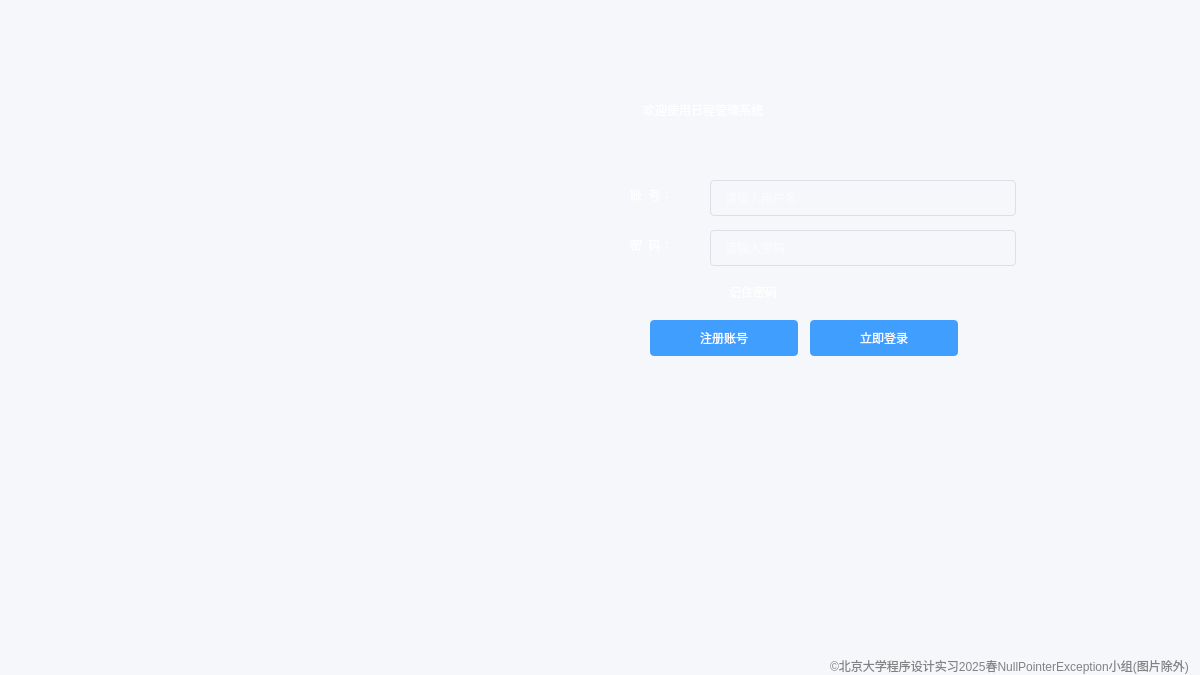
<?xml version="1.0" encoding="UTF-8"?>
<ui version="4.0">
 <class>LogIn</class>
 <widget class="QWidget" name="LogIn">
  <property name="geometry">
   <rect>
    <x>0</x>
    <y>0</y>
    <width>1200</width>
    <height>675</height>
   </rect>
  </property>
  <property name="windowTitle">
   <string>用户登录</string>
  </property>
  <property name="styleSheet">
   <string notr="true">    QWidget {
        background: #f5f7fa;
    }

    /* 标题样式 */
    QLabel#label {
        font: bold 24px '微软雅黑';
        color: #2c3e50;
        qproperty-alignment: AlignCenter;
        padding-bottom: 20px;
    }

    /* 输入框样式 */
    QLineEdit {
        background: white;
        border: 1px solid #dcdfe6;
        border-radius: 4px;
        padding: 8px 12px;
        font: 14px 'Segoe UI';
        min-width: 280px;
    }
    QLineEdit:focus {
        border-color: #409EFF;
    }

    /* 按钮样式 */
    QPushButton {
        background-color: #409EFF;
        color: white;
        border: none;
        border-radius: 4px;
        padding: 10px 24px;
        font: bold 14px '微软雅黑';
        min-width: 100px;
    }
    QPushButton:hover {
        background-color: #66b1ff;
    }
    QPushButton:pressed {
        background-color: #3a8ee6;
    }

    /* 复选框样式 */
    QCheckBox {
        color: #5a5e66;
        font: 13px '微软雅黑';
    }
   </string>
  </property>
  <widget class="QLabel" name="label">
   <property name="geometry">
    <rect>
     <x>640</x>
     <y>90</y>
     <width>300</width>
     <height>60</height>
    </rect>
   </property>
   <property name="styleSheet">
    <string notr="true">background: transparent;
color: rgb(255, 255, 255);</string>
   </property>
   <property name="text">
    <string>欢迎使用日程管理系统</string>
   </property>
  </widget>
  <widget class="QLabel" name="zhanghaotext">
   <property name="geometry">
    <rect>
     <x>630</x>
     <y>180</y>
     <width>80</width>
     <height>30</height>
    </rect>
   </property>
   <property name="styleSheet">
    <string notr="true">background: transparent;
color: rgb(255, 255, 255);</string>
   </property>
   <property name="text">
    <string>账  号：</string>
   </property>
  </widget>
  <widget class="QLineEdit" name="zhanghao">
   <property name="geometry">
    <rect>
     <x>710</x>
     <y>180</y>
     <width>306</width>
     <height>36</height>
    </rect>
   </property>
   <property name="styleSheet">
    <string notr="true">background: transparent;
color: rgb(255, 255, 255);</string>
   </property>
   <property name="placeholderText">
    <string>请输入用户名</string>
   </property>
  </widget>
  <widget class="QLabel" name="mimatext">
   <property name="geometry">
    <rect>
     <x>630</x>
     <y>230</y>
     <width>80</width>
     <height>30</height>
    </rect>
   </property>
   <property name="styleSheet">
    <string notr="true">background: transparent;
color: rgb(255, 255, 255);</string>
   </property>
   <property name="text">
    <string>密  码：</string>
   </property>
  </widget>
  <widget class="QLineEdit" name="mima">
   <property name="geometry">
    <rect>
     <x>710</x>
     <y>230</y>
     <width>306</width>
     <height>36</height>
    </rect>
   </property>
   <property name="styleSheet">
    <string notr="true">background: transparent;
color: rgb(255, 255, 255);</string>
   </property>
   <property name="echoMode">
    <enum>QLineEdit::EchoMode::Password</enum>
   </property>
   <property name="placeholderText">
    <string>请输入密码</string>
   </property>
  </widget>
  <widget class="QPushButton" name="SignUp">
   <property name="geometry">
    <rect>
     <x>650</x>
     <y>320</y>
     <width>148</width>
     <height>36</height>
    </rect>
   </property>
   <property name="cursor">
    <cursorShape>PointingHandCursor</cursorShape>
   </property>
   <property name="text">
    <string>注册账号</string>
   </property>
  </widget>
  <widget class="QPushButton" name="LogIn1">
   <property name="geometry">
    <rect>
     <x>810</x>
     <y>320</y>
     <width>148</width>
     <height>36</height>
    </rect>
   </property>
   <property name="cursor">
    <cursorShape>PointingHandCursor</cursorShape>
   </property>
   <property name="text">
    <string>立即登录</string>
   </property>
  </widget>
  <widget class="QCheckBox" name="REpassword">
   <property name="geometry">
    <rect>
     <x>710</x>
     <y>280</y>
     <width>121</width>
     <height>24</height>
    </rect>
   </property>
   <property name="styleSheet">
    <string notr="true">background: transparent;
color: rgb(255, 255, 255);</string>
   </property>
   <property name="text">
    <string>记住密码</string>
   </property>
  </widget>
  <widget class="QLabel" name="label_2">
   <property name="geometry">
    <rect>
     <x>830</x>
     <y>650</y>
     <width>521</width>
     <height>31</height>
    </rect>
   </property>
   <property name="styleSheet">
    <string notr="true">background: transparent;
color: rgb(130, 130, 130);</string>
   </property>
   <property name="text">
    <string>©北京大学程序设计实习2025春NullPointerException小组(图片除外)</string>
   </property>
  </widget>
  <widget class="QWidget" name="widget" native="true">
   <property name="geometry">
    <rect>
     <x>-220</x>
     <y>-40</y>
     <width>1631</width>
     <height>941</height>
    </rect>
   </property>
   <property name="styleSheet">
    <string notr="true">image: url(:/starnight.png);
image-position:center top</string>
   </property>
  </widget>
  <zorder>widget</zorder>
  <zorder>label</zorder>
  <zorder>zhanghaotext</zorder>
  <zorder>zhanghao</zorder>
  <zorder>mimatext</zorder>
  <zorder>mima</zorder>
  <zorder>SignUp</zorder>
  <zorder>REpassword</zorder>
  <zorder>label_2</zorder>
  <zorder>LogIn1</zorder>
 </widget>
 <resources/>
 <connections/>
</ui>
